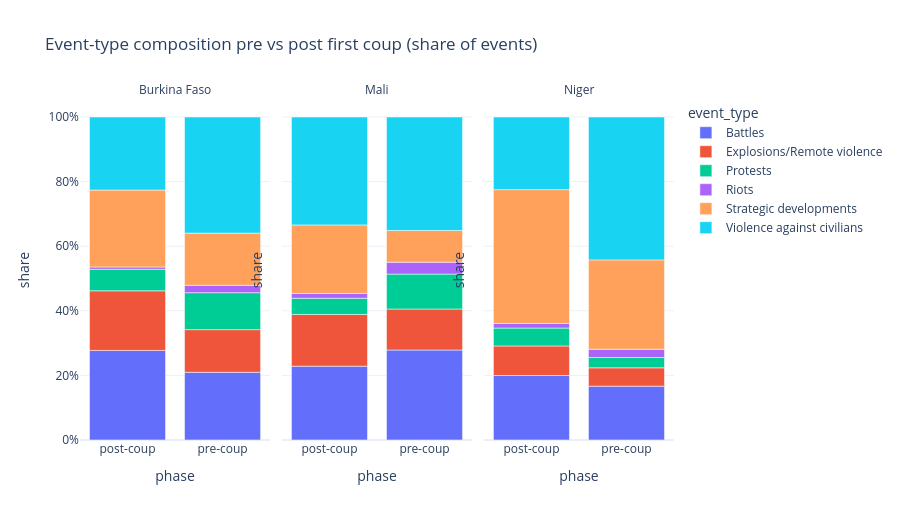

The code cell stored with this chart in its notebook:
### Markdown cell above
## 2.9  Figure H — Event-type composition shift, pre vs post first coup

### Code cell
comp = aes.groupby(['country','post_first_coup','event_type'])['event_id_cnty'].count().reset_index(name='events')
comp['phase'] = np.where(comp.post_first_coup,'post-coup','pre-coup')
comp_pct = comp.groupby(['country','phase','event_type'])['events'].sum().reset_index()
comp_pct['share'] = comp_pct.groupby(['country','phase'])['events'].transform(lambda s: s/s.sum())
fig = px.bar(comp_pct, x='phase', y='share', color='event_type',
             facet_col='country',
             title='Event-type composition pre vs post first coup (share of events)',
             height=520, template='plotly_white')
fig.for_each_annotation(lambda a: a.update(text=a.text.split('=')[-1]))
fig.update_yaxes(title='share', tickformat='.0%')
fig.write_html(FIGS/'fig_H_event_composition.html', include_plotlyjs='cdn')
fig.show()

### Figure 1 — Plotly figure (JSON) as saved in the notebook; plotly's stock layout.template omitted (floating-point values rounded to 4 significant figures)
{"data": [{"hovertemplate": "event_type=Battles<br>country=Burkina Faso<br>phase=%{x}<br>share=%{y}<extra></extra>", "legendgroup": "Battles", "marker": {"color": "#636efa", "pattern": {"shape": ""}}, "name": "Battles", "orientation": "v", "showlegend": true, "textposition": "auto", "type": "bar", "x": ["post-coup", "pre-coup"], "xaxis": "x", "y": [0.2773, 0.2097], "yaxis": "y"}, {"hovertemplate": "event_type=Battles<br>country=Mali<br>phase=%{x}<br>share=%{y}<extra></extra>", "legendgroup": "Battles", "marker": {"color": "#636efa", "pattern": {"shape": ""}}, "name": "Battles", "orientation": "v", "showlegend": false, "textposition": "auto", "type": "bar", "x": ["post-coup", "pre-coup"], "xaxis": "x2", "y": [0.2285, 0.2786], "yaxis": "y2"}, {"hovertemplate": "event_type=Battles<br>country=Niger<br>phase=%{x}<br>share=%{y}<extra></extra>", "legendgroup": "Battles", "marker": {"color": "#636efa", "pattern": {"shape": ""}}, "name": "Battles", "orientation": "v", "showlegend": false, "textposition": "auto", "type": "bar", "x": ["post-coup", "pre-coup"], "xaxis": "x3", "y": [0.1996, 0.1667], "yaxis": "y3"}, {"hovertemplate": "event_type=Explosions/Remote violence<br>country=Burkina Faso<br>phase=%{x}<br>share=%{y}<extra></extra>", "legendgroup": "Explosions/Remote violence", "marker": {"color": "#EF553B", "pattern": {"shape": ""}}, "name": "Explosions/Remote violence", "orientation": "v", "showlegend": true, "textposition": "auto", "type": "bar", "x": ["post-coup", "pre-coup"], "xaxis": "x", "y": [0.1846, 0.132], "yaxis": "y"}, {"hovertemplate": "event_type=Explosions/Remote violence<br>country=Mali<br>phase=%{x}<br>share=%{y}<extra></extra>", "legendgroup": "Explosions/Remote violence", "marker": {"color": "#EF553B", "pattern": {"shape": ""}}, "name": "Explosions/Remote violence", "orientation": "v", "showlegend": false, "textposition": "auto", "type": "bar", "x": ["post-coup", "pre-coup"], "xaxis": "x2", "y": [0.1601, 0.1269], "yaxis": "y2"}, {"hovertemplate": "event_type=Explosions/Remote violence<br>country=Niger<br>phase=%{x}<br>share=%{y}<extra></extra>", "legendgroup": "Explosions/Remote violence", "marker": {"color": "#EF553B", "pattern": {"shape": ""}}, "name": "Explosions/Remote violence", "orientation": "v", "showlegend": false, "textposition": "auto", "type": "bar", "x": ["post-coup", "pre-coup"], "xaxis": "x3", "y": [0.09159, 0.05681], "yaxis": "y3"}, {"hovertemplate": "event_type=Protests<br>country=Burkina Faso<br>phase=%{x}<br>share=%{y}<extra></extra>", "legendgroup": "Protests", "marker": {"color": "#00cc96", "pattern": {"shape": ""}}, "name": "Protests", "orientation": "v", "showlegend": true, "textposition": "auto", "type": "bar", "x": ["post-coup", "pre-coup"], "xaxis": "x", "y": [0.0667, 0.1144], "yaxis": "y"}, {"hovertemplate": "event_type=Protests<br>country=Mali<br>phase=%{x}<br>share=%{y}<extra></extra>", "legendgroup": "Protests", "marker": {"color": "#00cc96", "pattern": {"shape": ""}}, "name": "Protests", "orientation": "v", "showlegend": false, "textposition": "auto", "type": "bar", "x": ["post-coup", "pre-coup"], "xaxis": "x2", "y": [0.05022, 0.1081], "yaxis": "y2"}, {"hovertemplate": "event_type=Protests<br>country=Niger<br>phase=%{x}<br>share=%{y}<extra></extra>", "legendgroup": "Protests", "marker": {"color": "#00cc96", "pattern": {"shape": ""}}, "name": "Protests", "orientation": "v", "showlegend": false, "textposition": "auto", "type": "bar", "x": ["post-coup", "pre-coup"], "xaxis": "x3", "y": [0.05537, 0.03179], "yaxis": "y3"}, {"hovertemplate": "event_type=Riots<br>country=Burkina Faso<br>phase=%{x}<br>share=%{y}<extra></extra>", "legendgroup": "Riots", "marker": {"color": "#ab63fa", "pattern": {"shape": ""}}, "name": "Riots", "orientation": "v", "showlegend": true, "textposition": "auto", "type": "bar", "x": ["post-coup", "pre-coup"], "xaxis": "x", "y": [0.007093, 0.02287], "yaxis": "y"}, {"hovertemplate": "event_type=Riots<br>country=Mali<br>phase=%{x}<br>share=%{y}<extra></extra>", "legendgroup": "Riots", "marker": {"color": "#ab63fa", "pattern": {"shape": ""}}, "name": "Riots", "orientation": "v", "showlegend": false, "textposition": "auto", "type": "bar", "x": ["post-coup", "pre-coup"], "xaxis": "x2", "y": [0.01481, 0.03687], "yaxis": "y2"}, {"hovertemplate": "event_type=Riots<br>country=Niger<br>phase=%{x}<br>share=%{y}<extra></extra>", "legendgroup": "Riots", "marker": {"color": "#ab63fa", "pattern": {"shape": ""}}, "name": "Riots", "orientation": "v", "showlegend": false, "textposition": "auto", "type": "bar", "x": ["post-coup", "pre-coup"], "xaxis": "x3", "y": [0.01435, 0.0257], "yaxis": "y3"}, {"hovertemplate": "event_type=Strategic developments<br>country=Burkina Faso<br>phase=%{x}<br>share=%{y}<extra></extra>", "legendgroup": "Strategic developments", "marker": {"color": "#FFA15A", "pattern": {"shape": ""}}, "name": "Strategic developments", "orientation": "v", "showlegend": true, "textposition": "auto", "type": "bar", "x": ["post-coup", "pre-coup"], "xaxis": "x", "y": [0.2382, 0.1615], "yaxis": "y"}, {"hovertemplate": "event_type=Strategic developments<br>country=Mali<br>phase=%{x}<br>share=%{y}<extra></extra>", "legendgroup": "Strategic developments", "marker": {"color": "#FFA15A", "pattern": {"shape": ""}}, "name": "Strategic developments", "orientation": "v", "showlegend": false, "textposition": "auto", "type": "bar", "x": ["post-coup", "pre-coup"], "xaxis": "x2", "y": [0.2122, 0.09803], "yaxis": "y2"}, {"hovertemplate": "event_type=Strategic developments<br>country=Niger<br>phase=%{x}<br>share=%{y}<extra></extra>", "legendgroup": "Strategic developments", "marker": {"color": "#FFA15A", "pattern": {"shape": ""}}, "name": "Strategic developments", "orientation": "v", "showlegend": false, "textposition": "auto", "type": "bar", "x": ["post-coup", "pre-coup"], "xaxis": "x3", "y": [0.4142, 0.2766], "yaxis": "y3"}, {"hovertemplate": "event_type=Violence against civilians<br>country=Burkina Faso<br>phase=%{x}<br>share=%{y}<extra></extra>", "legendgroup": "Violence against civilians", "marker": {"color": "#19d3f3", "pattern": {"shape": ""}}, "name": "Violence against civilians", "orientation": "v", "showlegend": true, "textposition": "auto", "type": "bar", "x": ["post-coup", "pre-coup"], "xaxis": "x", "y": [0.2262, 0.3595], "yaxis": "y"}, {"hovertemplate": "event_type=Violence against civilians<br>country=Mali<br>phase=%{x}<br>share=%{y}<extra></extra>", "legendgroup": "Violence against civilians", "marker": {"color": "#19d3f3", "pattern": {"shape": ""}}, "name": "Violence against civilians", "orientation": "v", "showlegend": false, "textposition": "auto", "type": "bar", "x": ["post-coup", "pre-coup"], "xaxis": "x2", "y": [0.3341, 0.3515], "yaxis": "y2"}, {"hovertemplate": "event_type=Violence against civilians<br>country=Niger<br>phase=%{x}<br>share=%{y}<extra></extra>", "legendgroup": "Violence against civilians", "marker": {"color": "#19d3f3", "pattern": {"shape": ""}}, "name": "Violence against civilians", "orientation": "v", "showlegend": false, "textposition": "auto", "type": "bar", "x": ["post-coup", "pre-coup"], "xaxis": "x3", "y": [0.2249, 0.4423], "yaxis": "y3"}], "layout": {"annotations": [{"font": {}, "showarrow": false, "text": "Burkina Faso", "x": 0.16, "xanchor": "center", "xref": "paper", "y": 1.0, "yanchor": "bottom", "yref": "paper"}, {"font": {}, "showarrow": false, "text": "Mali", "x": 0.5, "xanchor": "center", "xref": "paper", "y": 1.0, "yanchor": "bottom", "yref": "paper"}, {"font": {}, "showarrow": false, "text": "Niger", "x": 0.84, "xanchor": "center", "xref": "paper", "y": 1.0, "yanchor": "bottom", "yref": "paper"}], "barmode": "relative", "height": 520, "legend": {"title": {"text": "event_type"}, "tracegroupgap": 0}, "title": {"text": "Event-type composition pre vs post first coup (share of events)"}, "xaxis": {"anchor": "y", "domain": [0.0, 0.32], "title": {"text": "phase"}}, "xaxis2": {"anchor": "y2", "domain": [0.34, 0.66], "matches": "x", "title": {"text": "phase"}}, "xaxis3": {"anchor": "y3", "domain": [0.68, 1.0], "matches": "x", "title": {"text": "phase"}}, "yaxis": {"anchor": "x", "domain": [0.0, 1.0], "tickformat": ".0%", "title": {"text": "share"}}, "yaxis2": {"anchor": "x2", "domain": [0.0, 1.0], "matches": "y", "showticklabels": false, "tickformat": ".0%", "title": {"text": "share"}}, "yaxis3": {"anchor": "x3", "domain": [0.0, 1.0], "matches": "y", "showticklabels": false, "tickformat": ".0%", "title": {"text": "share"}}}}
